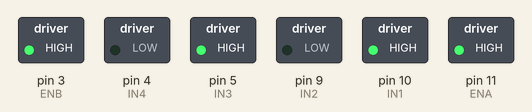
This sketch was run on a simulated Arduino Uno, built with avr-gcc and run on an emulated ATmega328P. Parts: switched loads named in the sketch (green lamp = pin HIGH).

Above: at 0.1 s.
Timing chart, 0 to 1.6 s (numbered marks = the images above):
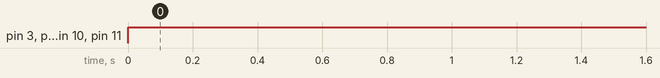

Measured:
- by itself, pin 3 (ENB), pin 5 (IN3), pin 10 (IN1), pin 11 (ENA): LOW → HIGH at 0.00 s

The sketch:

odi4.ino
```cpp
#define IN1 10 // deklarasi pin IN1
#define IN2 9  // deklarasi pin IN2
#define IN3 5  // deklarasi pin IN3
#define IN4 4  // deklarasi pin IN4
#define ENA 11 // deklarasi pin ENA
#define ENB 3  // deklarasi pin ENB

void setup() {
  // Konfigurasi pin-pin sebagai Output
  pinMode(IN1, OUTPUT);
  pinMode(IN2, OUTPUT);
  pinMode(IN3, OUTPUT);
  pinMode(IN4, OUTPUT);
  pinMode(ENA, OUTPUT);
  pinMode(ENB, OUTPUT);
}

void loop() {
  // Motor A dan B berputar ke kanan 2000 ms (2 detik) dengan kecepatan penuh
  digitalWrite(IN1, HIGH);
  digitalWrite(IN2, LOW);
  digitalWrite(ENA, 10); // Mengatur kecepatan motor A (0-255) kiri
  digitalWrite(IN3, HIGH);
  digitalWrite(IN4, LOW);
  digitalWrite(ENB, 240); // Mengatur kecepatan motor B (0-255) kanan
//  delay(2000); // Jeda 2 detik

//  // Motor A dan B berputar ke kiri 2000 ms (2 detik) dengan kecepatan penuh
//  digitalWrite(IN1, LOW);
//  digitalWrite(IN2, HIGH);
//  digitalWrite(ENA, 255); // Mengatur kecepatan motor A (255 = 100%)
//  digitalWrite(IN3, LOW);
//  digitalWrite(IN4, HIGH);
//  digitalWrite(ENB, 255); // Mengatur kecepatan motor B (255 = 100%)
//  delay(2000); // Jeda 2 detik;
//
//  // Motor A ke kiri dan motor B ke kanan 2000 ms (2 detik) dengan kecepatan 50%
//  digitalWrite(IN1, LOW);
//  digitalWrite(IN2, HIGH);
//  digitalWrite(ENA, 128); // Mengatur kecepatan motor A (128 = 50%)
//  digitalWrite(IN3, HIGH);
//  digitalWrite(IN4, LOW);
//  digitalWrite(ENB, 128); // Mengatur kecepatan motor B (128 = 50%)
//  delay(2000); // Jeda 2 detik;
//
//  // Motor A dan motor B berhenti selama 2000 ms (2 detik)
//  digitalWrite(IN1, LOW);
//  digitalWrite(IN2, LOW);
//  digitalWrite(ENA, LOW);
//  digitalWrite(IN3, LOW);
//  digitalWrite(IN4, LOW);
//  digitalWrite(ENB, LOW);
//  delay(2000);
}
```
